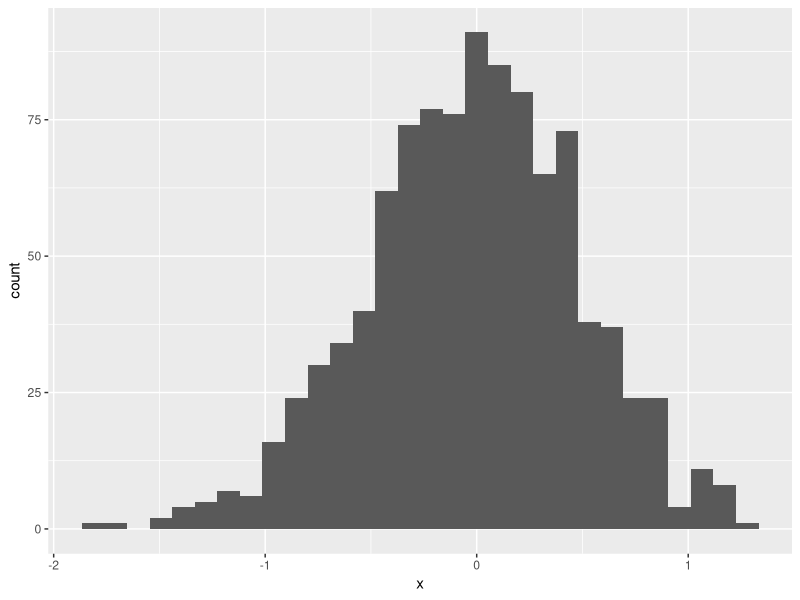
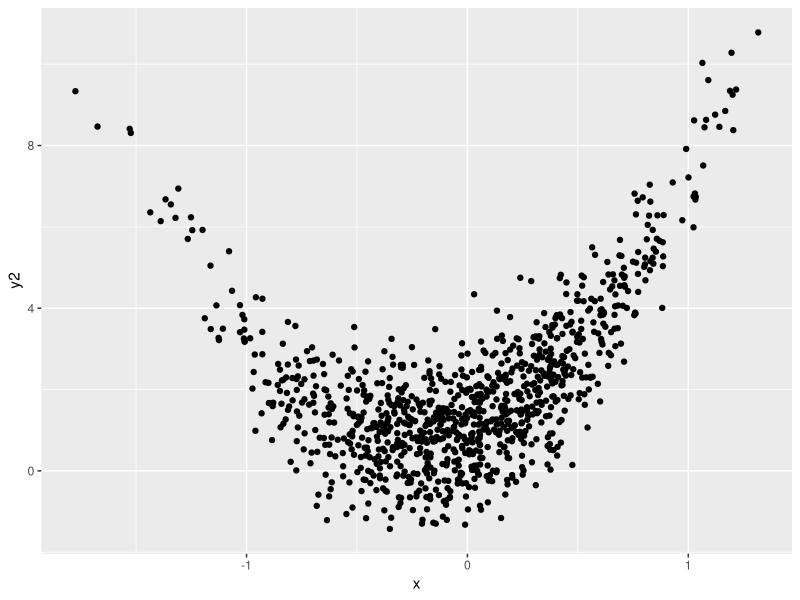

These charts were generated, in order, by the following R code:
## ---- chunk 1
library(tidyverse)
# command + return = run
3 + 7
(18/3+7)^(2-1.4)
## ---- chunk 2
x = 3 + 7
y = c(1,3,7,18)

x+y

x = runif(20)
x <- runif(20)
# ?runif
x = runif(n=20,min=0,max=17)
x = runif(20,0,17)
mean(x)
## ---- chunk 3
example_df=
  tibble(
    vec_numeric = 5:8, # from 5 to 8
    vec_char = c('My','name','is','Ze'),
    vec_logical = c(TRUE,TRUE,FALSE,TRUE),
  )
example_df
example_df$vec_numeric
## ---- chunk 4
plot_df = 
  tibble(
    x = rnorm(1000,sd=0.5),
    y = 1 + 2*x + rnorm(1000),
    y2 = 1 + 2*x + 4*x^2 + rnorm(1000)
  )
plot_df
## ---- chunk 5
ggplot(plot_df, aes(x=x)) + geom_histogram()
ggplot(plot_df, aes(x=x,y=y2)) + geom_point()
## ---- chunk 6
ls()
# rm(list = ls()) 
# remove all in the environment
